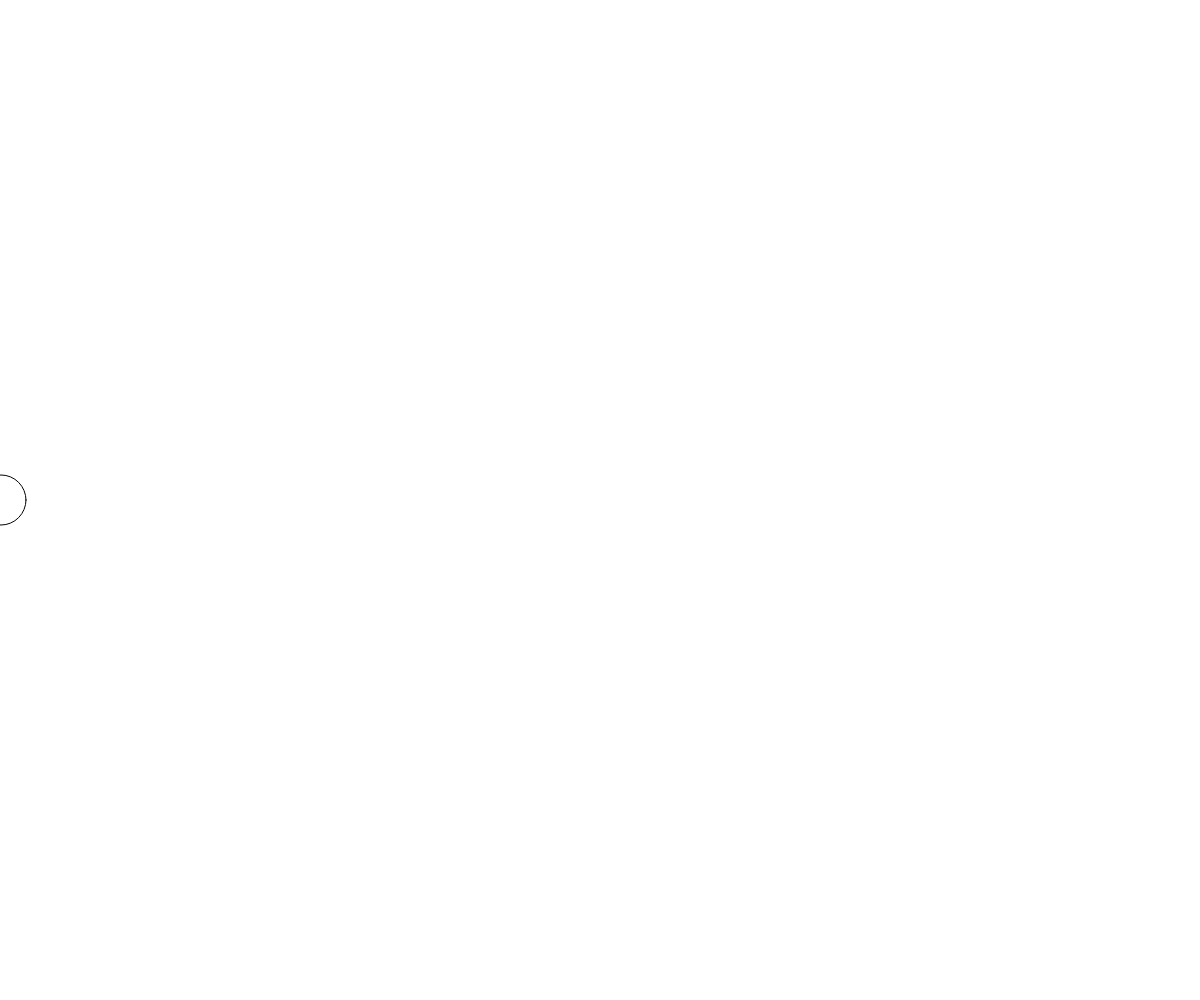
Frame 1 (no input)
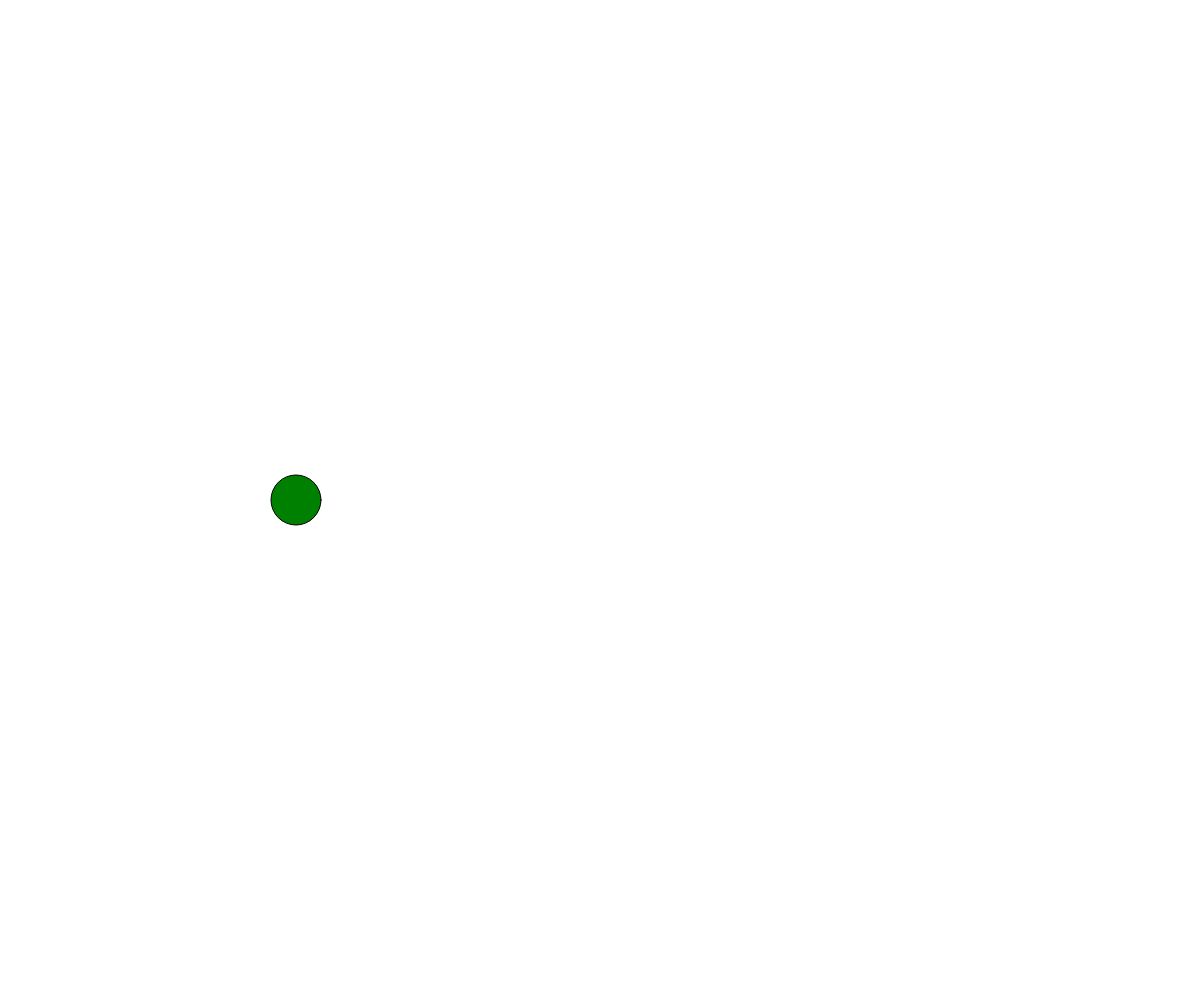
Frame 60 (no input)
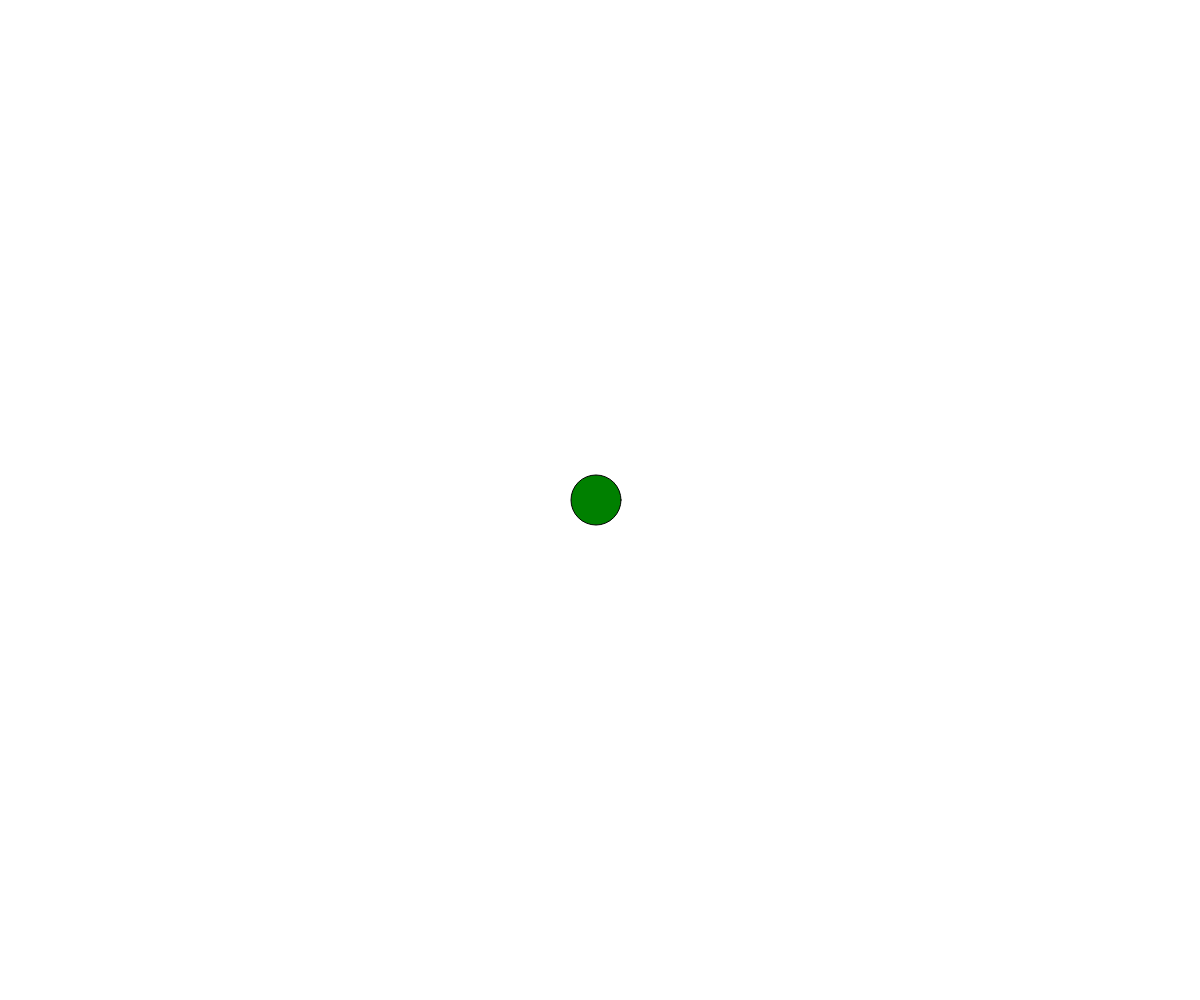
Frame 120 (the mouse pressed at the canvas centre since frame 60)

The p5.js sketch that drew these frames (run headless with seeded random() and noise() and a simulated clock; from frame 60 on, the mouse is pressed at the canvas centre):

// p5.js sketch
// ── sketch.js
var xpos=1
var xdir=1
var ypos= 1
var ydir=1

function setup() {
  createCanvas(windowWidth,windowHeight);
}
function draw() {
  background('white');
  ellipse(xpos,windowHeight/2,50,50);
  fill('green');
  xpos= xpos+5 * xdir;
  //if(xpos >= windowWidth || xpos <= 0 ){
	//xpos = xpos * -1;
	//}
	//if(ypos >= windowHeight || y <= 0){
	//yposition = ypos * -1;
	}
  
